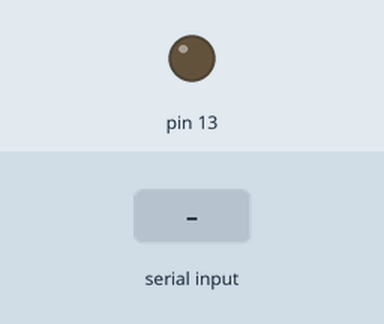
Simulated run of this sketch. Board: Arduino Uno, built with avr-gcc and run on an emulated ATmega328P. Parts: output pins drawn as LEDs (lit = HIGH). The test bench sets the inputs (shaded band).

Above: at 1.2 s.
1.3 s: "1" received over Serial
At 3.0 s:
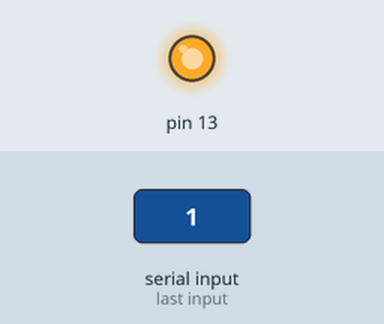
3.5 s: "0" received over Serial
At 4.5 s:
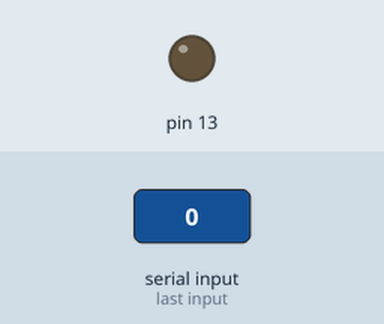
Timing chart, 0 to 6.5 s (numbered marks = the images above; inputs shaded):
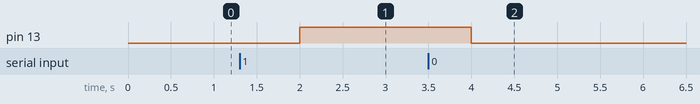

Measured:
- after the input at 1.3 s, pin 13: LOW → HIGH after 0.70 s
- after the input at 3.5 s, pin 13: HIGH → LOW after 0.50 s

The sketch:

SerialMonitor_1.ino
```cpp
void setup() {
  // put your setup code here, to run once:
  Serial.begin(9600);
  pinMode(13,OUTPUT);
}

void loop() {
  // put your main code here, to run repeatedly:
  // Serial.available();
  // Serial.print("Royal");
  // Serial.println("Royal");
  // delay(1000);
  // Serial.println(Serial.available());
  if(Serial.available()>0){
    char inp = Serial.read();
    if(inp=='1'){
        digitalWrite(13,HIGH);
    }else if(inp=='0'){
        digitalWrite(13,LOW);
    }
  }
  delay(1000);
}


/*
Order :
1.  LED on LED off.
2.  3 -LED
    LED ON >> Order No.


    1 > 1st led
    2 > 2nd led   1-3 off
    3 > 3rd led
    4 > 1-2 led
    5 > 2-3 led
    6 > 1-3 led
    7 >  1-2-3 led
    8 > off
*/

/*
analog: (pin)
  analogWrite(); //output
  analogRead();  //input

digital: (pin)
  digitalWrite();  //output
  digitalRead();   //output

serial Monitor :  (display)
step : 1
  start : setup >> Serial.begin(baund);

step : 2
  available   >>> Serial.available();

setp : 3
    data print :
      Serial.print();    // same line
      Serial.println();  // newline

      Serial.print("Zafar");
      ZafarZafarZafar
      Serial.println("Zafar");
      Zafar
      Zafar
      Zafar
step : 4
    Serial.read()
*/ 
```
